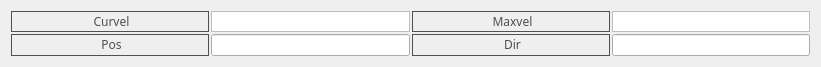
   <widget class="QWidget" name="layoutWidget">
    <property name="geometry">
     <rect>
      <x>0</x>
      <y>660</y>
      <width>821</width>
      <height>61</height>
     </rect>
    </property>
    <layout class="QGridLayout" name="gridLayout_3">
     <property name="spacing">
      <number>2</number>
     </property>
     <item row="0" column="0">
      <widget class="QLabel" name="lbMotorCurvel">
       <property name="font">
        <font>
         <family>微软雅黑</family>
        </font>
       </property>
       <property name="styleSheet">
        <string notr="true">color: rgb(80, 80, 80);</string>
       </property>
       <property name="frameShape">
        <enum>QFrame::Box</enum>
       </property>
       <property name="text">
        <string>&lt;html&gt;&lt;head/&gt;&lt;body&gt;&lt;p align=&quot;center&quot;&gt;Curvel&lt;/p&gt;&lt;/body&gt;&lt;/html&gt;</string>
       </property>
      </widget>
     </item>
     <item row="0" column="1">
      <widget class="QLineEdit" name="leMotorCurvel">
       <property name="sizePolicy">
        <sizepolicy hsizetype="Preferred" vsizetype="Preferred">
         <horstretch>0</horstretch>
         <verstretch>0</verstretch>
        </sizepolicy>
       </property>
       <property name="font">
        <font>
         <family>微软雅黑</family>
        </font>
       </property>
       <property name="styleSheet">
        <string notr="true">background-color: rgb(255, 255, 255);
border: 1px solid rgb(190, 190, 190);</string>
       </property>
       <property name="alignment">
        <set>Qt::AlignCenter</set>
       </property>
      </widget>
     </item>
     <item row="0" column="2">
      <widget class="QLabel" name="lbMotorMaxvel">
       <property name="font">
        <font>
         <family>微软雅黑</family>
        </font>
       </property>
       <property name="styleSheet">
        <string notr="true">color: rgb(80, 80, 80);</string>
       </property>
       <property name="frameShape">
        <enum>QFrame::Box</enum>
       </property>
       <property name="text">
        <string>&lt;html&gt;&lt;head/&gt;&lt;body&gt;&lt;p align=&quot;center&quot;&gt;Maxvel&lt;/p&gt;&lt;/body&gt;&lt;/html&gt;</string>
       </property>
      </widget>
     </item>
     <item row="0" column="3">
      <widget class="QLineEdit" name="leMotorMaxvel">
       <property name="sizePolicy">
        <sizepolicy hsizetype="Preferred" vsizetype="Preferred">
         <horstretch>0</horstretch>
         <verstretch>0</verstretch>
        </sizepolicy>
       </property>
       <property name="font">
        <font>
         <family>微软雅黑</family>
        </font>
       </property>
       <property name="styleSheet">
        <string notr="true">background-color: rgb(255, 255, 255);
border: 1px solid rgb(190, 190, 190);</string>
       </property>
       <property name="alignment">
        <set>Qt::AlignCenter</set>
       </property>
      </widget>
     </item>
     <item row="1" column="0">
      <widget class="QLabel" name="lbMotorPos">
       <property name="font">
        <font>
         <family>微软雅黑</family>
        </font>
       </property>
       <property name="styleSheet">
        <string notr="true">color: rgb(80, 80, 80);</string>
       </property>
       <property name="frameShape">
        <enum>QFrame::Box</enum>
       </property>
       <property name="text">
        <string>&lt;html&gt;&lt;head/&gt;&lt;body&gt;&lt;p align=&quot;center&quot;&gt;Pos&lt;/p&gt;&lt;/body&gt;&lt;/html&gt;</string>
       </property>
      </widget>
     </item>
     <item row="1" column="1">
      <widget class="QLineEdit" name="leMotorPos">
       <property name="sizePolicy">
        <sizepolicy hsizetype="Preferred" vsizetype="Preferred">
         <horstretch>0</horstretch>
         <verstretch>0</verstretch>
        </sizepolicy>
       </property>
       <property name="alignment">
        <set>Qt::AlignCenter</set>
       </property>
      </widget>
     </item>
     <item row="1" column="2">
      <widget class="QLabel" name="lbMotorDir">
       <property name="font">
        <font>
         <family>微软雅黑</family>
        </font>
       </property>
       <property name="styleSheet">
        <string notr="true">color: rgb(80, 80, 80);</string>
       </property>
       <property name="frameShape">
        <enum>QFrame::Box</enum>
       </property>
       <property name="text">
        <string>&lt;html&gt;&lt;head/&gt;&lt;body&gt;&lt;p align=&quot;center&quot;&gt;Dir&lt;/p&gt;&lt;/body&gt;&lt;/html&gt;</string>
       </property>
      </widget>
     </item>
     <item row="1" column="3">
      <widget class="QLineEdit" name="leMotorDir">
       <property name="sizePolicy">
        <sizepolicy hsizetype="Preferred" vsizetype="Preferred">
         <horstretch>0</horstretch>
         <verstretch>0</verstretch>
        </sizepolicy>
       </property>
       <property name="alignment">
        <set>Qt::AlignCenter</set>
       </property>
      </widget>
     </item>
    </layout>
   </widget>
